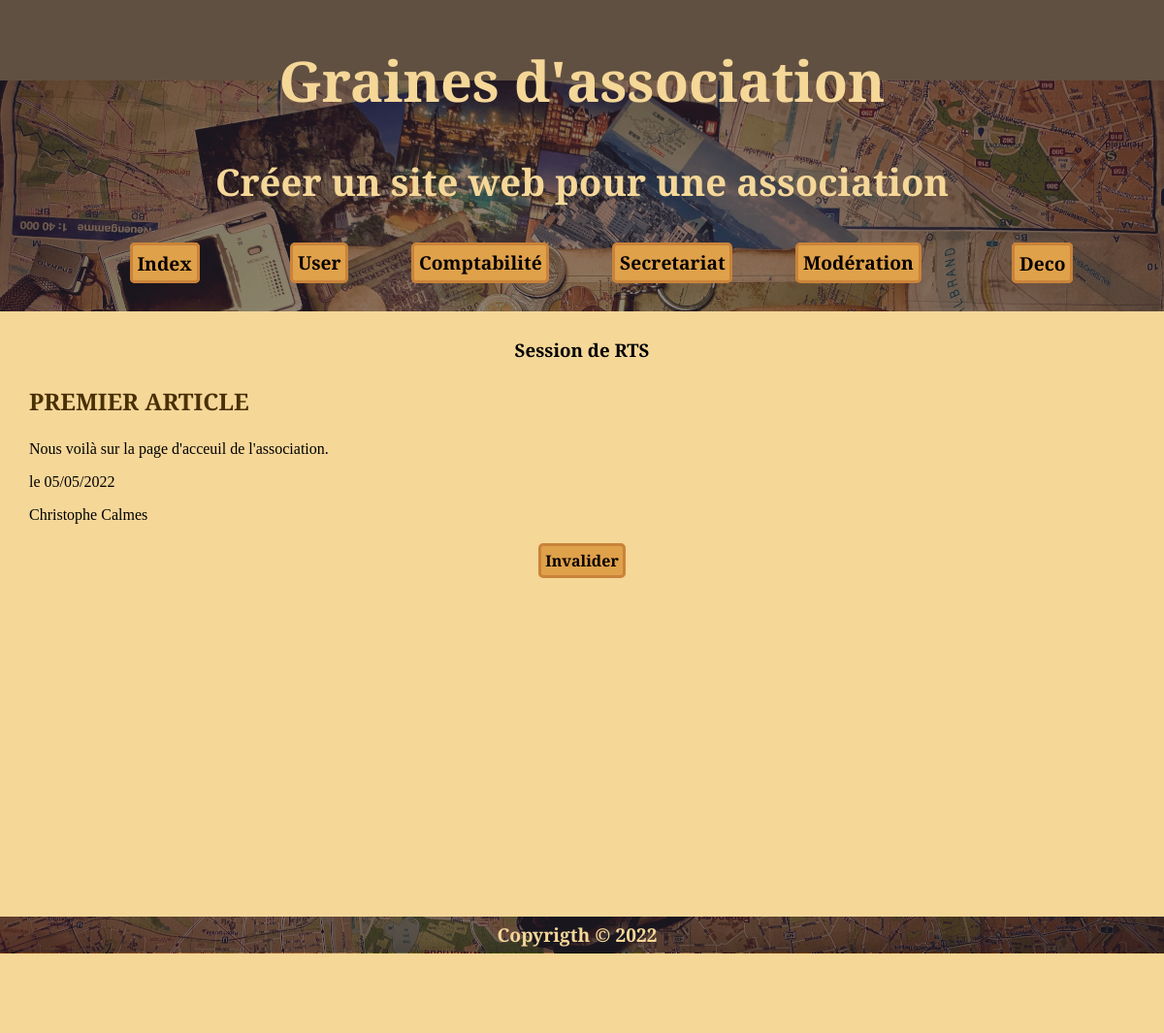
Page /index.php?idNav=35&idArticle=10 (signed in) on the committed database.
### tables this page shows
CREATE TABLE `dataSite` (
  `idDataSite` int NOT NULL,
  `titre` varchar(50) NOT NULL,
  `sousTitre` varchar(100) NOT NULL,
  `description` varchar(150) NOT NULL,
  `anneeCour` varchar(12) NOT NULL,
  `cotisation` float NOT NULL,
  `clotureCompta` tinyint(1) NOT NULL DEFAULT '0',
  `emailContact` varchar(60) DEFAULT NULL,
  `url` varchar(255) DEFAULT NULL,
  `adresse` varchar(255) DEFAULT NULL
);

CREATE TABLE `navigation` (
  `idNav` int NOT NULL,
  `nomNav` varchar(30) NOT NULL,
  `cheminNav` varchar(80) NOT NULL,
  `menuVisible` tinyint(1) NOT NULL,
  `zoneMenu` int NOT NULL,
  `ordre` tinyint NOT NULL,
  `niveau` tinyint NOT NULL,
  `valide` tinyint NOT NULL DEFAULT '1',
  `deroulant` tinyint NOT NULL DEFAULT '0',
  `targetRoute` varchar(16) NOT NULL DEFAULT '0'
);

CREATE TABLE `articles` (
  `idArticle` int NOT NULL,
  `titre` varchar(100) NOT NULL,
  `texte` text NOT NULL,
  `valide` tinyint(1) NOT NULL,
  `date` datetime NOT NULL DEFAULT CURRENT_TIMESTAMP,
  `auteur` int NOT NULL
);

CREATE TABLE `users` (
  `idUser` int NOT NULL,
  `login` varchar(30) DEFAULT NULL,
  `mdp` varchar(80) DEFAULT NULL,
  `email` varchar(60) DEFAULT NULL,
  `nom` varchar(60) NOT NULL,
  `prenom` varchar(60) NOT NULL,
  `adresse` varchar(255) DEFAULT NULL,
  `ville` varchar(255) DEFAULT NULL,
  `codePostal` varchar(10) DEFAULT NULL,
  `bornYear` varchar(4) DEFAULT NULL,
  `role` tinyint(1) NOT NULL DEFAULT '0',
  `valide` tinyint(1) DEFAULT '0',
  `token` varchar(24) DEFAULT NULL,
  `cotisation` tinyint(1) DEFAULT '0',
  `dateInscription` datetime NOT NULL DEFAULT CURRENT_TIMESTAMP,
  `dateCotisation` date DEFAULT NULL,
  `dateConnexion` datetime NOT NULL DEFAULT CURRENT_TIMESTAMP,
  `telephone` varchar(30) DEFAULT NULL,
  `numeroAdherant` varchar(12) DEFAULT NULL
);

### index.php (called while the page is built, shortened)
<?php
include 'path.php';
include   $cheminFonctions.'fonctionsDB.php';
include   $cheminCorps.'kether.php';
include   $cheminCorps.'head.php';
include   $cheminCorps.'navHigh.php';
include   $cheminCorps.'main.php';
include   $cheminCorps.'foot.php';
?>

### objets/RCUD.php (called while the page is built, shortened)
<?php
class RCUD extends ParamDB {
  private $sql;
  private $param;
  public function __construct($sql, $param) {
    $this->sql = $sql;
    $this->param = $param;
  }
  public function READ() {
    try {
      $conn = new PDO("mysql:host=$this->serverName;dbname=$this->dbName", $this->userName, $this->password);
      $conn->setAttribute(PDO::ATTR_ERRMODE, PDO::ERRMODE_EXCEPTION);
    } catch(PDOException $e) {
     echo "Error: " . $e->getMessage();
    }
    $data = $conn->prepare($this->sql);
    foreach ($this->param as $key) {
      $data->bindParam($key['prep'],$key['variable']);
    }
    $data->execute();
    $data->setFetchMode(PDO::FETCH_ASSOC);
    $dataTraiter = $data->fetchAll();
    return $dataTraiter;
  }
}

### pages/corps/kether.php (called while the page is built, shortened)
<?php
$sql = "SELECT `titre`, `sousTitre`, `description` FROM `dataSite`";
$param = [];
$read = new RCUD($sql, $param);
$dataHead = $read->READ();
$title =  $dataHead[0]['titre'];
$title2 = $dataHead[0]['sousTitre'];
require 'functions/functionDateTime.php';

### sources/navigation/objets/getNav.php (called while the page is built, shortened)
<?php
class GetNav {
  public function getMenuNav($niveau,  $zone) {
    $sql = "SELECT `idNav`, `nomNav`, `deroulant`, `zoneMenu`, `niveau`, `targetRoute`
    FROM `navigation`
    WHERE `niveau` = :niveau AND `zoneMenu` = :zoneMenu AND `menuVisible`= 1 AND `valide` = 1
    ORDER BY `ordre`";
    $param = [['prep'=>':niveau', 'variable'=>$niveau], ['prep'=>':zoneMenu', 'variable'=>$zone]];
    $data = new RCUD($sql, $param);
    return $data->READ();
  }
}

### sources/secretariat/objets/getArticle.php (called while the page is built, shortened)
<?php
class GetArticle {
  public function getOneArticle($id) {
    $param = [['prep'=>':idArticle', 'variable'=>$id]];
    $select = "SELECT `idArticle`, `titre`, `texte`, `date`, `nom`, `prenom`, `articles`.`valide`
    FROM `articles`
    INNER JOIN `users` ON `idUser` = `auteur`
    WHERE `idArticle` = :idArticle";
    $select = new RCUD($select, $param);
    return $select->READ();
  }
}

### functions/functionDateTime.php (called while the page is built, shortened)
<?php
function brassageDate($data) {
$date = $data;
$year = substr($date,0,4);
$month = substr($date,5,2);
$day = substr($date,8,2);
$date = $day.'/'.$month.'/'.$year;
return $date;
}

### functions/fonctionsDB.php (called while the page is built, shortened)
<?php
function encodeRoutage($id) {
    $param = [['prep'=>':idTarget', 'variable'=>$id]];
  $select = "SELECT  `routageToken` FROM `targetRCUD` WHERE `idTarget` = :idTarget";
  $readTarget = new RCUD($select, $param);
  $data = $readTarget->READ();
  return 'pages/TraiterRCUD/DBaccess.php?route='.$data[0]['routageToken'];
}

### sources/navigation/objets/printNav.php (the view, shortened to what this page needs)
<?php
class PrintNav extends GetNav {
  public function printNavigationBandeau($variable) {
    echo '<nav>
    <ul class="navigationBandeau">';
    echo '<li><a href="index.php?idNav=0" class="lienNav">Index</a></li>';
    foreach ($variable as $key => $value) {
      if($value['deroulant'] > 0) {
        echo '<div class="dropdown">';
        echo '<button class="buttonForm">'.utf8_encode($value['nomNav']).'</button>';
        echo '</div>';
        } else {
        echo '<li><a href="index.php?idNav='.$value['targetRoute'].'" class="lienNav">'.utf8_encode($value['nomNav']).'</a></li>';
      }
    }
    echo '</ul>
    </nav>';
  }
}

### pages/corps/navHigh.php (shortened to what this page needs)
<header class="parallax-effect">
<div class="calque">
  <h1><?=$title?></h1>
  <h2><?=$title2?></h2>
  <?php include 'sources/navigation/affichages/bandeauHaut.php'; ?>
  </div>
</header>

### sources/secretariat/affichageArticle.php (shortened to what this page needs)
<?php
require 'sources/secretariat/objets/getArticle.php';
require 'sources/secretariat/objets/printArticle.php';
$article = new PrintArticle();
$idArticle = filter($_GET['idArticle']);
$dataTraiter = $article->getOneArticle($idArticle);
if($dataTraiter == []) {
  echo '<h4>Article inexistant</h4>';
} else {
  $article->affichageLastArticle($dataTraiter);
  if($dataTraiter[0]['valide'] >0) {
    $message = 'Invalider';
  } else {
      $message = 'Valider';
      $del = 'Supprimer';
  }
  if((isset($_SESSION['role']))&&($_SESSION['role'] == 3)) {
    echo '<form class="flex-colonne" action="'.encodeRoutage(19).'" method="post">
      <input type="hidden" name="idArticle" value="'.$idArticle.'">
      <input type="hidden" name="valide" value="'.$dataTraiter[0]['valide'].'">
      <button type="submit" class="buttonForm" name="idNav" value="'.$idNav.'">'.$message.'</button>
    </form>';
  }
}
?>

### sources/secretariat/objets/printArticle.php (shortened to what this page needs)
<?php
class PrintArticle extends GetArticle {
  public function affichageLastArticle($data){
    if($data != []){
    echo '<section class="articleIndex"><article>';
      echo '<h3 class="titrePage">'.$data[0]['titre'].'</h3>';
      echo '<p>'.$data[0]['texte'].'</p>';
      echo '<p>le '.brassageDate($data[0]['date']).'</p>';
      echo '<p>'.$data[0]['prenom'].' '.$data[0]['nom'].'</p>';
    echo'</article></section>';
  } else {
        echo '<section class="articleIndex"><article>
        <p>Pas encore d\'article posté.</p>
        </article></section>';
  }
  }
}

### css/master.css (style rules this page uses)
body { font-family: 'Roboto Serif', serif; height: auto; width: auto; margin: 0; background: #F5D798ff; }
h1, h2 { font-size: 3em; color:#F5D798ff; text-align: center; font-family: 'Cinzel', serif; }
h1 { font-size: 3em; }
h2 { font-size: 2em; }
h3, h4, h5, h6 { font-family: 'Playfair Display', serif; }
.titrePage { font-size: 1.5em; color: #493005ff; text-transform: uppercase; }
header { background-color: hsla(38, 87%, 15%, 0.5); }
.articleIndex { text-align: justify; margin-left: auto; }
ul { list-style: none; }
.parallax-effect { background-image: url("../images/rollMap.webp"); min-height: 15vh; background-attachment: fixed; background-position: center; background-repeat: no-repeat; background-size: 100%; text-align: center; }
.calque { min-height: 200%; font-weight: 600; font-size: 1.2em; background-color: hsla(264, 15%, 19%, 0.55); width: auto; color: #F5D798ff; padding: 0.25em; }
.flex-colonne { display: flex; flex-direction: column; align-items: center; justify-content: center; }
.navigationBandeau { list-style: none; display: flex; flex-direction: row; justify-content: space-evenly; align-items: center; }
.navigationBandeau li { padding-left: 0.5em; padding-right: 0.5em; margin-left: 1em; margin-right: 1em; text-align: center; }
.lienNav { text-decoration: none; background-color: #DFA14Aff; border: 3px solid #CA8339ff; font-family: 'Cinzel', serif; color: #070000ff; border-radius: 5px; padding: auto; cursor: auto; font-weight: 600; padding: 0.25em; margin: 0.25em; transition: border 0.7s; }
.dropdown { display: inline-block; }
.buttonForm { background-color: #DFA14Aff; border: 3px solid #CA8339ff; font-family: 'Cinzel', serif; font-size: 1em; color: #070000ff; border-radius: 5px; padding: 0.25em; margin: 0.25em; cursor: auto; font-weight: 600; margin: 0.25em; transition: border 0.7s; }

### rows in the picture
datasite: titre "Graines d'association", sousTitre "Créer un site web pour une association"
navigation: nomNav "User"
navigation: nomNav "Comptabilité"
navigation: nomNav "Secretariat"
navigation: nomNav "Modération"
navigation: nomNav "Deco"
articles: titre "PREMIER ARTICLE", texte "Nous voilà sur la page d'acceuil de l'association.", date "05/05/2022", auteur.prenom "Christophe", auteur.nom "Calmes", valide "Invalider"

### other values in the picture
$_SESSION['login'] "RTS"
